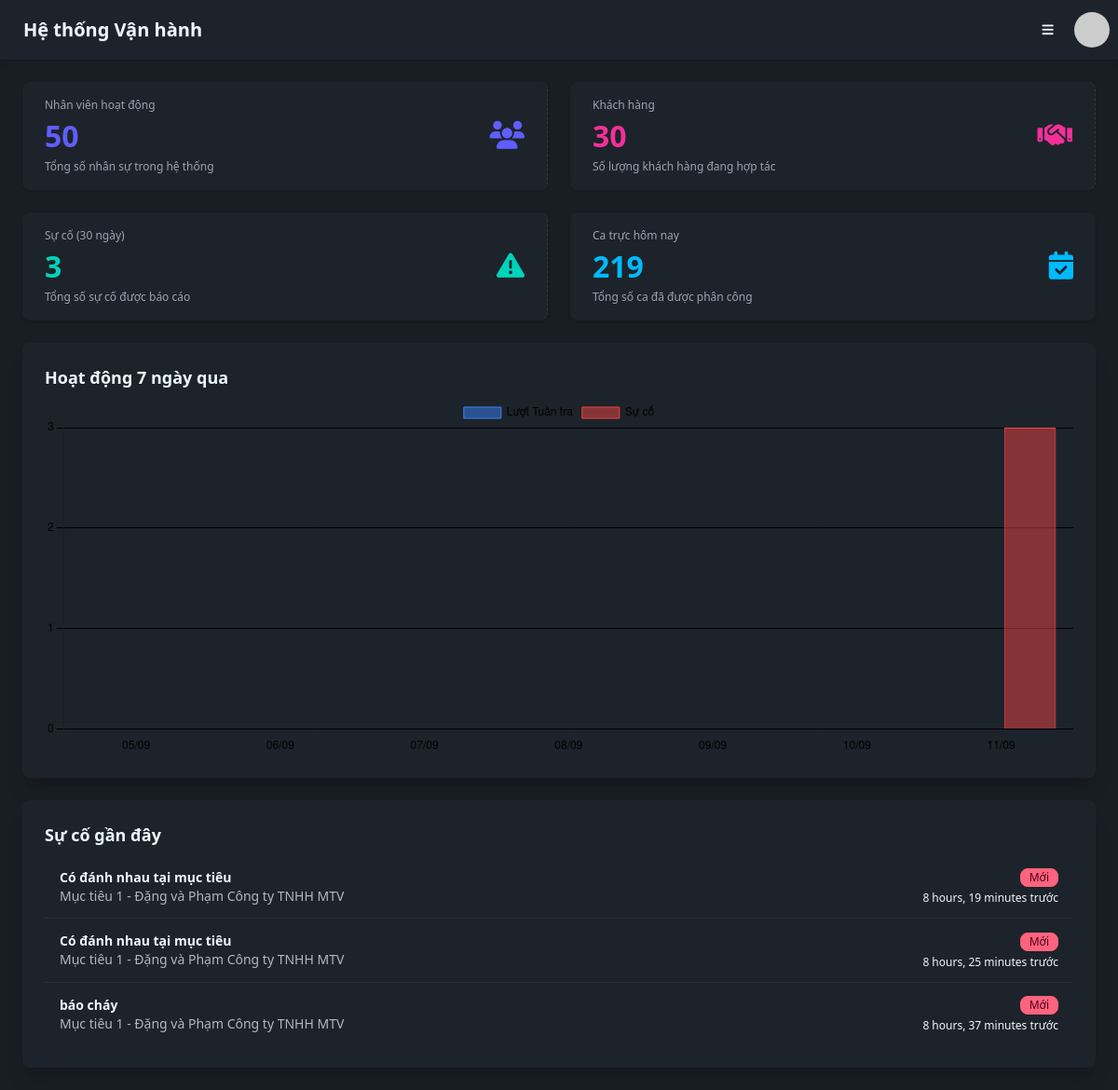
The app's page /hub/ (signed in) with its own data.
### operations/models.py (models this page shows, shortened)
class BaoCaoSuCo(models.Model):
    class TrangThaiBaoCao(models.TextChoices):
        MOI = "MOI", "Mới"
        DA_XEM = "DAXEM", "Đã xem"
        DANG_XU_LY = "DXL", "Đang xử lý"
        LEO_THANG = "LEOTHANG", "Đã leo thang"
        DA_GIAI_QUYET = "DGQ", "Đã giải quyết"
    ca_truc = models.ForeignKey(
        PhanCongCaTruc, on_delete=models.CASCADE, verbose_name="Ca trực"
    )
    nguoi_nhan = models.ForeignKey(
        NhanVien,
        on_delete=models.SET_NULL,
        null=True,
        blank=True,
        related_name='cac_bao_cao_su_co_da_nhan',
        verbose_name="Người nhận báo cáo"
    )
    thoi_gian_bao_cao = models.DateTimeField("Thời gian báo cáo", auto_now_add=True)
    tieu_de = models.CharField("Tiêu đề", max_length=255)
    noi_dung = models.TextField("Nội dung chi tiết")
    hinh_anh = models.ImageField(
        "Hình ảnh minh họa", upload_to="su_co/", null=True, blank=True
    )
    trang_thai = models.CharField(
        "Trạng thái",
        max_length=10,
        choices=TrangThaiBaoCao.choices,
        default=TrangThaiBaoCao.MOI,
    )
    nguoi_chiu_trach_nhiem = models.ForeignKey(
        NhanVien,
        on_delete=models.SET_NULL,
        null=True,
        blank=True,
        verbose_name="Người chịu trách nhiệm",
        related_name='cac_su_co_chiu_trach_nhiem' # Thêm related_name để tránh xung đột
    )
    lich_su_xu_ly = models.TextField("Lịch sử xử lý", blank=True)
    class Meta:
        verbose_name = "Báo cáo Sự cố"
        verbose_name_plural = "Danh sách Báo cáo Sự cố"
        ordering = ['-thoi_gian_bao_cao'] # Sắp xếp theo thời gian báo cáo mới nhất

class PhanCongCaTruc(models.Model):
    vi_tri_chot = models.ForeignKey(
        ViTriChot, on_delete=models.CASCADE, verbose_name="Vị trí chốt"
    )
    nhan_vien = models.ForeignKey(
        NhanVien, on_delete=models.CASCADE, verbose_name="Nhân viên"
    )
    ca_lam_viec = models.ForeignKey(
        CaLamViec, on_delete=models.CASCADE, verbose_name="Ca làm việc"
    )
    ngay_truc = models.DateField("Ngày trực", db_index=True)
    class Meta:
        verbose_name = "Phân công ca trực"
        verbose_name_plural = "Bảng Phân công ca trực"
        unique_together = ("vi_tri_chot", "nhan_vien", "ngay_truc", "ca_lam_viec")
        ordering = ["ngay_truc", "ca_lam_viec__gio_bat_dau"]

class ViTriChot(models.Model):
    muc_tieu = models.ForeignKey(
        MucTieu,
        on_delete=models.CASCADE,
        related_name="vi_tri_chot",
        verbose_name="Mục tiêu",
    )
    ten_vi_tri = models.CharField("Tên vị trí", max_length=255)
    class Meta:
        verbose_name = "Vị trí chốt"
        verbose_name_plural = "Danh sách Vị trí chốt"

### clients/models.py (models this page shows, shortened)
class MucTieu(models.Model):
    hop_dong = models.ForeignKey(
        HopDong,
        on_delete=models.CASCADE,
        related_name="muc_tieu",
        verbose_name="Hợp đồng",
    )
    ten_muc_tieu = models.CharField("Tên mục tiêu", max_length=255)
    dia_chi = models.TextField("Địa chỉ Mục tiêu")
    nguoi_lien_he = models.CharField("Người liên hệ tại Mục tiêu", max_length=255)
    sdt_lien_he = models.CharField("SĐT liên hệ", max_length=20)
    quan_ly_muc_tieu = models.ForeignKey(
        "users.NhanVien",
        on_delete=models.SET_NULL,
        null=True,
        blank=True,
        related_name="muc_tieu_quan_ly",
        verbose_name="Chỉ huy trưởng/Quản lý",
    )
    class Meta:
        verbose_name = "Mục tiêu Bảo vệ"
        verbose_name_plural = "Danh sách Mục tiêu"

### dashboard/views.py (the view)
# urls.py: path("", views.dashboard_view, name="dashboard_view"),
@login_required
def dashboard_view(request):
    total_nhan_vien = NhanVien.objects.filter(user__is_active=True).count()
    total_khach_hang = KhachHangTiemNang.objects.count()
    thirty_days_ago = timezone.now() - timedelta(days=30)
    su_co_gan_day = BaoCaoSuCo.objects.filter(thoi_gian_bao_cao__gte=thirty_days_ago).count()
    ca_truc_hom_nay = PhanCongCaTruc.objects.filter(ngay_truc=timezone.now().date()).count()
    cac_su_co_moi = BaoCaoSuCo.objects.select_related(
        'ca_truc__nhan_vien',
        'ca_truc__vi_tri_chot__muc_tieu'
    ).order_by('-thoi_gian_bao_cao')[:5]
    labels = []
    tuan_tra_data = []
    su_co_data = []
    for i in range(6, -1, -1):
        day = timezone.now().date() - timedelta(days=i)
        labels.append(day.strftime('%d/%m'))
        completed_patrols = LuotTuanTra.objects.filter(
            thoi_gian_bat_dau__date=day,
            trang_thai='COMPLETED'
        ).count()
        tuan_tra_data.append(completed_patrols)
        incidents = BaoCaoSuCo.objects.filter(thoi_gian_bao_cao__date=day).count()
        su_co_data.append(incidents)
    context = {
        'section': 'dashboard',
        'total_nhan_vien': total_nhan_vien,
        'total_khach_hang': total_khach_hang,
        'su_co_gan_day': su_co_gan_day,
        'ca_truc_hom_nay': ca_truc_hom_nay,
        'cac_su_co_moi': cac_su_co_moi,
        'chart_labels': json.dumps(labels),
        'tuan_tra_data': json.dumps(tuan_tra_data),
        'su_co_data': json.dumps(su_co_data),
    }
    return render(request, "dashboard/main.html", context)

### main/context_processors.py (called while the page is built)
def company_info(request):
    try:
        company = CompanyProfile.objects.first()
    except CompanyProfile.DoesNotExist:
        company = None
    return {"company": company}

### dashboard/templates/dashboard/main.html (shortened to what this page needs)
{% extends "base.html" %}
{% load humanize %} {% block title %}Bảng điều khiển{% endblock %}
{% block content %}
<div class="grid grid-cols-1 md:grid-cols-2 xl:grid-cols-4 gap-6">
    <div class="stat bg-base-100 shadow rounded-box">
        <div class="stat-figure text-primary">
            <i class="fas fa-users text-3xl"></i>
        </div>
        <div class="stat-title">Nhân viên hoạt động</div>
        <div class="stat-value text-primary">{{ total_nhan_vien|intcomma }}</div>
        <div class="stat-desc">Tổng số nhân sự trong hệ thống</div>
    </div>
    <div class="stat bg-base-100 shadow rounded-box">
        <div class="stat-figure text-secondary">
            <i class="fas fa-handshake text-3xl"></i>
        </div>
        <div class="stat-title">Khách hàng</div>
        <div class="stat-value text-secondary">{{ total_khach_hang|intcomma }}</div>
        <div class="stat-desc">Số lượng khách hàng đang hợp tác</div>
    </div>
    <div class="stat bg-base-100 shadow rounded-box">
        <div class="stat-figure text-accent">
            <i class="fas fa-exclamation-triangle text-3xl"></i>
        </div>
        <div class="stat-title">Sự cố (30 ngày)</div>
        <div class="stat-value text-accent">{{ su_co_gan_day|intcomma }}</div>
        <div class="stat-desc">Tổng số sự cố được báo cáo</div>
    </div>
    <div class="stat bg-base-100 shadow rounded-box">
        <div class="stat-figure text-info">
            <i class="fas fa-calendar-check text-3xl"></i>
        </div>
        <div class="stat-title">Ca trực hôm nay</div>
        <div class="stat-value text-info">{{ ca_truc_hom_nay|intcomma }}</div>
        <div class="stat-desc">Tổng số ca đã được phân công</div>
    </div>
</div>
<div class="grid grid-cols-1 xl:grid-cols-3 gap-6 mt-6">
    <div class="xl:col-span-2 card bg-base-100 shadow-xl">
        <div class="card-body">
            <h2 class="card-title">Hoạt động 7 ngày qua</h2>
            <div class="h-96"> <canvas id="activityChart"></canvas>
            </div>
        </div>
    </div>
    <div class="card bg-base-100 shadow-xl">
        <div class="card-body">
            <h2 class="card-title">Sự cố gần đây</h2>
            <div class="overflow-x-auto">
                <table class="table">
                    <tbody>
                    {% for sc in cac_su_co_moi %}
                        <tr>
                            <td>
                                <div class="font-bold">{{ sc.tieu_de }}</div>
                                <div class="text-sm opacity-70">
                                    {{ sc.ca_truc.vi_tri_chot.muc_tieu.ten_muc_tieu }}
                                </div>
                            </td>
                            <td class="text-right">
                                <span class="badge badge-error badge-sm">{{ sc.get_trang_thai_display }}</span> <br>
                                <span class="text-xs">{{ sc.thoi_gian_bao_cao|timesince }} trước</span>
                            </td>
                        </tr>
                    {% empty %}
                        <tr><td>Không có sự cố nào gần đây.</td></tr>
                    {% endfor %}
                    </tbody>
                </table>
            </div>
        </div>
    </div>
</div>
{% endblock %}
{% block extra_js %}
<script>
document.addEventListener("DOMContentLoaded", function() {
    // Lấy dữ liệu từ Django context mà view đã cung cấp
    const labels = JSON.parse('{{ chart_labels|safe }}');
    const patrolData = JSON.parse('{{ tuan_tra_data|safe }}');
    const incidentData = JSON.parse('{{ su_co_data|safe }}');
    const ctx = document.getElementById('activityChart');
    if (ctx) {
        new Chart(ctx, {
            type: 'bar', // Loại biểu đồ cột
            data: {
                labels: labels,
                datasets: [
                    {
                        label: 'Lượt Tuần tra',
                        data: patrolData,
                        backgroundColor: 'rgba(59, 130, 246, 0.5)', // Màu xanh dương
                        borderColor: 'rgba(59, 130, 246, 1)',
                        borderWidth: 1
                    },
                    {
                        label: 'Sự cố',
                        data: incidentData,
                        backgroundColor: 'rgba(239, 68, 68, 0.5)', // Màu đỏ
                        borderColor: 'rgba(239, 68, 68, 1)',
                        borderWidth: 1
                    }
                ]
            },
            options: {
                scales: {
                    y: {
                        beginAtZero: true,
                        ticks: {
                            stepSize: 1, // Đảm bảo trục Y chỉ hiển thị số nguyên
                            color: 'hsl(var(--bc) / 0.6)' // Lấy màu chữ từ biến CSS của daisyUI
                        },
                        grid: {
                            color: 'hsl(var(--b2) / 0.6)' // Lấy màu lưới từ biến CSS của daisyUI
                        }
                    },
                    x: {
                         ticks: {
                            color: 'hsl(var(--bc) / 0.6)'
                        },
                        grid: {
                            display: false
                        }
                    }
                },
                responsive: true,
                maintainAspectRatio: false,
                plugins: {
                    legend: {
                        labels: {
                            color: 'hsl(var(--bc) / 0.8)' // Lấy màu chữ chú thích
                        }
                    }
                }
            }
        });
    }
});
</script>
{% endblock extra_js %}

### records on screen
BaoCaoSuCo: tieu_de "Có đánh nhau tại mục tiêu", ca_truc.vi_tri_chot.muc_tieu.ten_muc_tieu "Mục tiêu 1 - Đặng và Phạm Công ty TNHH MTV", trang_thai "Mới", thoi_gian_bao_cao "8 hours, 19 minutes"
BaoCaoSuCo: tieu_de "Có đánh nhau tại mục tiêu", ca_truc.vi_tri_chot.muc_tieu.ten_muc_tieu "Mục tiêu 1 - Đặng và Phạm Công ty TNHH MTV", trang_thai "Mới", thoi_gian_bao_cao "8 hours, 25 minutes"
BaoCaoSuCo: tieu_de "báo cháy", ca_truc.vi_tri_chot.muc_tieu.ten_muc_tieu "Mục tiêu 1 - Đặng và Phạm Công ty TNHH MTV", trang_thai "Mới", thoi_gian_bao_cao "8 hours, 37 minutes"

### other values on screen
{{ company.ten_cong_ty|default:"Hệ thống Vận hành" }} "Hệ thống Vận hành"
{{ total_nhan_vien|intcomma }} "50"
{{ total_khach_hang|intcomma }} "30"
{{ su_co_gan_day|intcomma }} "3"
{{ ca_truc_hom_nay|intcomma }} "219"
chart data {{ chart_labels|safe }} ["05/09", "06/09", "07/09", "08/09", "09/09", "10/09", "11/09"]
chart data {{ tuan_tra_data|safe }} [0, 0, 0, 0, 0, 0, 0]
chart data {{ su_co_data|safe }} [0, 0, 0, 0, 0, 0, 3]
